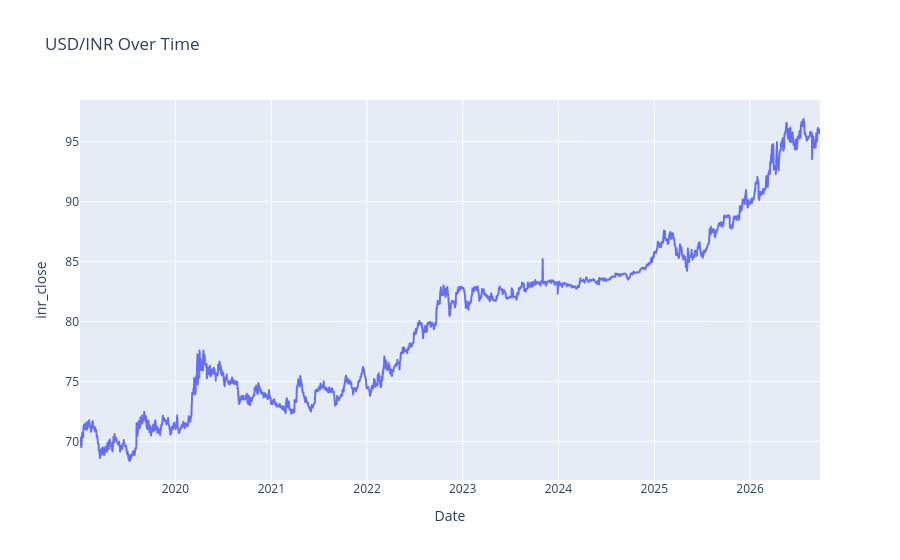
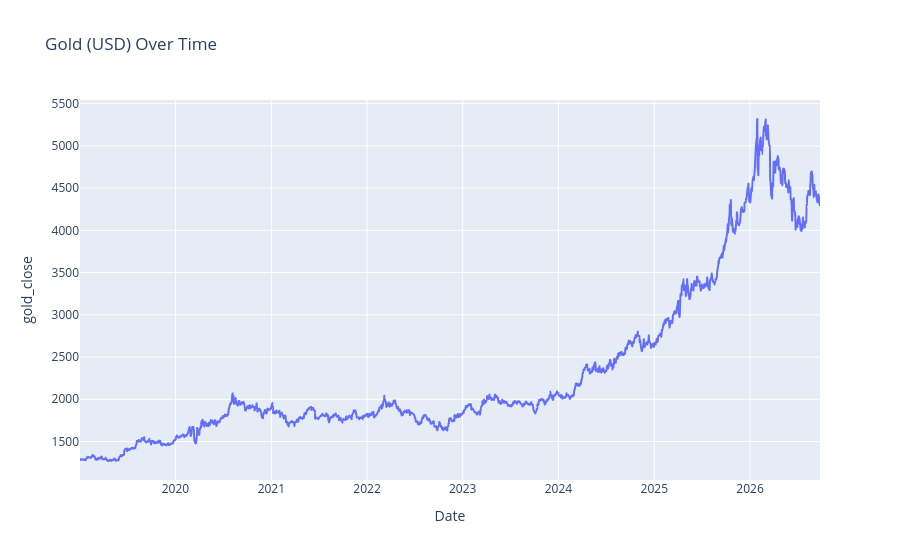
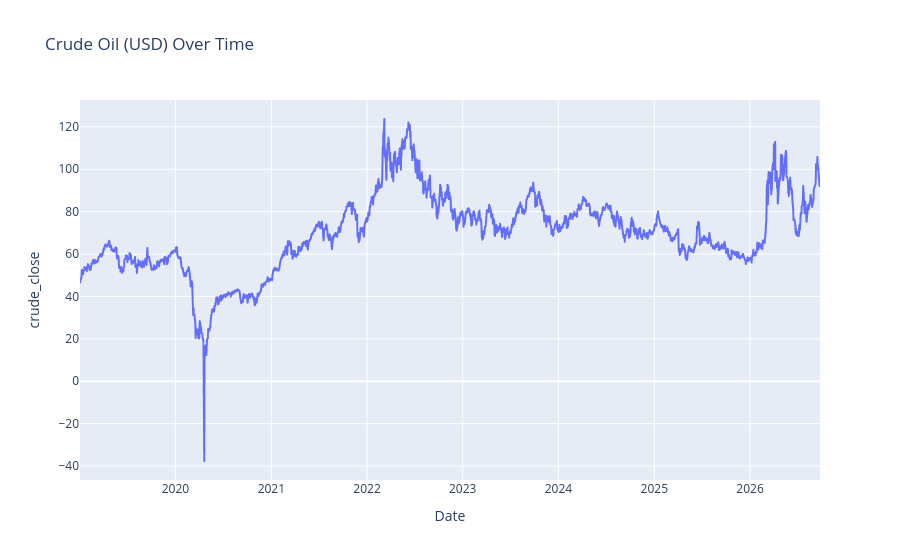

Notebook cell for these charts, in order:
### Markdown cell above
4. Raw Price Plots

### Code cell
for col, title in [("inr_close", "USD/INR"), ("gold_close", "Gold (USD)"), ("crude_close", "Crude Oil (USD)")]:
    fig = px.line(combined, x=combined.index, y=col, title=f"{title} Over Time")
    fig.show()

### Figure 1 — Plotly figure (JSON) as saved in the notebook; plotly's stock layout.template omitted (floating-point values rounded to 4 significant figures; data arrays with more than 128 entries replaced by an {"elided": "..."} marker saying what was removed)
{"data": [{"hovertemplate": "Date=%{x}<br>inr_close=%{y}<extra></extra>", "legendgroup": "", "line": {"color": "#636efa", "dash": "solid"}, "marker": {"symbol": "circle"}, "mode": "lines", "name": "", "showlegend": false, "type": "scattergl", "x": {"elided": "1944 str values"}, "xaxis": "x", "y": {"elided": "1944 float values"}, "yaxis": "y"}], "layout": {"legend": {"tracegroupgap": 0}, "title": {"text": "USD/INR Over Time"}, "xaxis": {"anchor": "y", "domain": [0, 1], "title": {"text": "Date"}}, "yaxis": {"anchor": "x", "domain": [0, 1], "title": {"text": "inr_close"}}}}

### Figure 2 — Plotly figure (JSON) as saved in the notebook; plotly's stock layout.template omitted (floating-point values rounded to 4 significant figures; data arrays with more than 128 entries replaced by an {"elided": "..."} marker saying what was removed)
{"data": [{"hovertemplate": "Date=%{x}<br>gold_close=%{y}<extra></extra>", "legendgroup": "", "line": {"color": "#636efa", "dash": "solid"}, "marker": {"symbol": "circle"}, "mode": "lines", "name": "", "showlegend": false, "type": "scattergl", "x": {"elided": "1944 str values"}, "xaxis": "x", "y": {"elided": "1944 float values"}, "yaxis": "y"}], "layout": {"legend": {"tracegroupgap": 0}, "title": {"text": "Gold (USD) Over Time"}, "xaxis": {"anchor": "y", "domain": [0, 1], "title": {"text": "Date"}}, "yaxis": {"anchor": "x", "domain": [0, 1], "title": {"text": "gold_close"}}}}

### Figure 3 — Plotly figure (JSON) as saved in the notebook; plotly's stock layout.template omitted (floating-point values rounded to 4 significant figures; data arrays with more than 128 entries replaced by an {"elided": "..."} marker saying what was removed)
{"data": [{"hovertemplate": "Date=%{x}<br>crude_close=%{y}<extra></extra>", "legendgroup": "", "line": {"color": "#636efa", "dash": "solid"}, "marker": {"symbol": "circle"}, "mode": "lines", "name": "", "showlegend": false, "type": "scattergl", "x": {"elided": "1944 str values"}, "xaxis": "x", "y": {"elided": "1944 float values"}, "yaxis": "y"}], "layout": {"legend": {"tracegroupgap": 0}, "title": {"text": "Crude Oil (USD) Over Time"}, "xaxis": {"anchor": "y", "domain": [0, 1], "title": {"text": "Date"}}, "yaxis": {"anchor": "x", "domain": [0, 1], "title": {"text": "crude_close"}}}}
